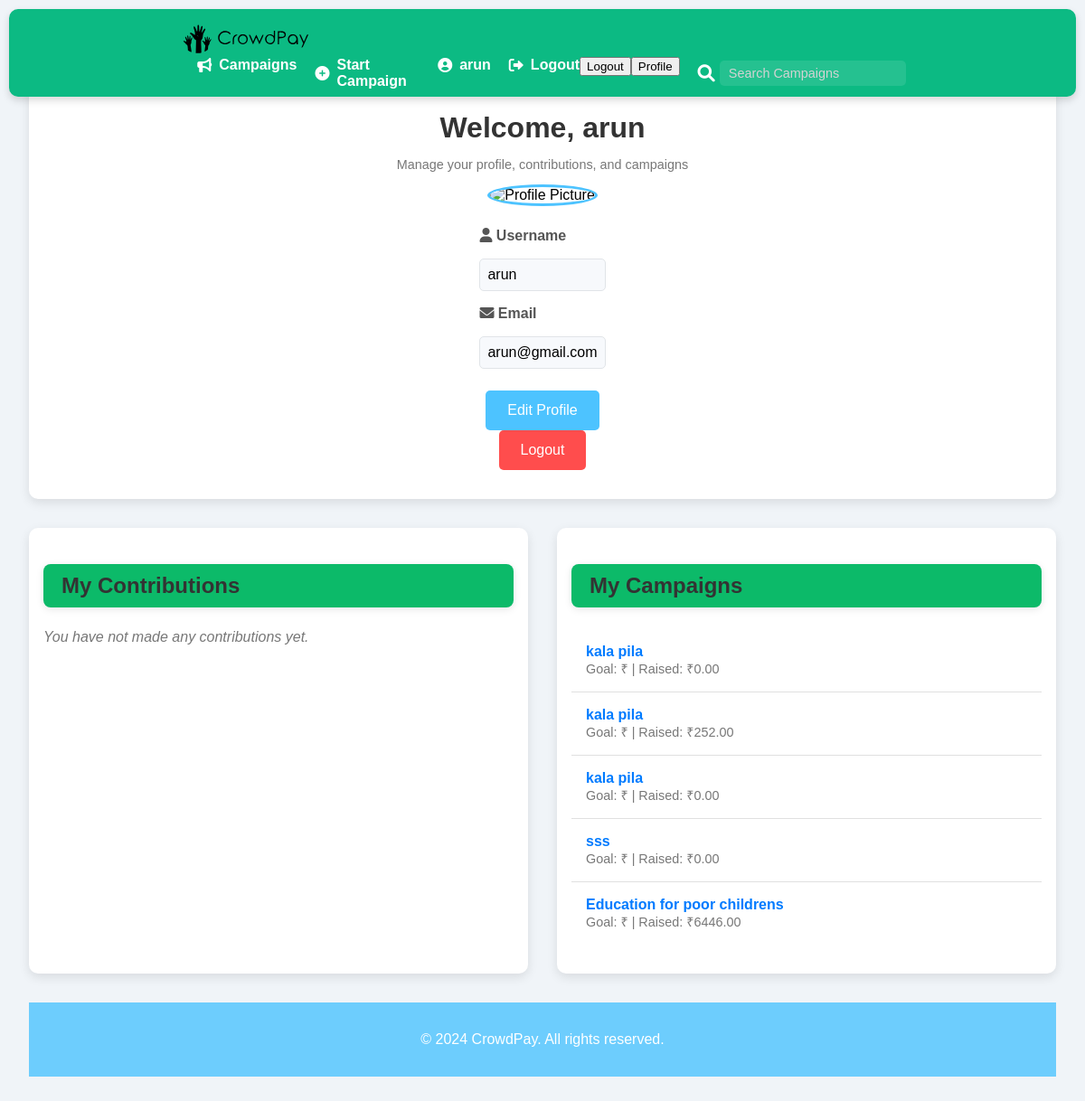
Screenshot of /profile/ (signed in) with the database file from the repository.
### mainapp/models.py (models this page shows, shortened)
class Campaign(models.Model):
    title = models.CharField(max_length=255)
    description = models.TextField()
    goal = models.DecimalField(max_digits=10, decimal_places=2, help_text="Enter amount in rupees")
    raised_amount = models.DecimalField(max_digits=10, decimal_places=2, default=0)
    image = models.ImageField(upload_to='campaign_images/')
    created_at = models.DateTimeField(auto_now_add=True)
    user = models.ForeignKey(User, on_delete=models.CASCADE)
    approved = models.BooleanField(default=False)  # Admin approval field

### mainapp/views.py (the view)
# urls.py: path('profile/', profile_view, name='profile'),
@login_required
def profile_view(request):
    user = request.user
    campaigns = Campaign.objects.filter(user=user)
    contributions = user.payments.all()  # Corrected way to access user's payments
    return render(request, 'profile.html', {
        'user': user,
        'campaigns': campaigns,
        'contributions': contributions
    })

### template/profile.html (shortened to what this page needs)
{% extends 'base.html' %}
{% load static %}
{% block content %}
<link rel="stylesheet" href="https://cdnjs.cloudflare.com/ajax/libs/font-awesome/6.0.0-beta3/css/all.min.css">
<div class="profile-page">
    <div class="profile-card">
        <div class="profile-header">
            <h2>Welcome, {{ user.username }}</h2>
            <p class="subtext">Manage your profile, contributions, and campaigns</p>
        </div>
        <div class="profile-content">
            <div class="profile-picture">
                <img src="{{ user.profile.image.url }}" alt="Profile Picture">
            </div>
            <div class="profile-details">
                <div class="detail-box">
                    <label><i class="fas fa-user"></i> Username</label>
                    <p>{{ user.username }}</p>
                </div>
                <div class="detail-box">
                    <label><i class="fas fa-envelope"></i> Email</label>
                    <p>{{ user.email }}</p>
                </div>
                <div class="profile-actions">
                    <a href="{% url 'edit_profile' %}" class="button edit-btn">Edit Profile</a>
                    <form method="post" action="{% url 'logout' %}" class="logout-form">
                        <button type="submit" class="button logout-btn">Logout</button>
                    </form>
                </div>
            </div>
        </div>
    </div>
    <div class="columns">
        <div class="contributions-box">
            <h3 class="section-header">My Contributions</h3>
            {% if contributions %}
                <ul class="item-list">
                    {% for contribution in contributions %}
                        <li class="item">
                            <strong>Campaign:</strong> {{ contribution.campaign.title }}<br>
                            <strong>Amount:</strong> ₹{{ contribution.amount }}<br>
                            <span class="date">Contributed on {{ contribution.timestamp|date:"M d, Y" }}</span>
                        </li>
                    {% endfor %}
                </ul>
            {% else %}
                <p class="empty-state">You have not made any contributions yet.</p>
            {% endif %}
        </div>
        <div class="campaigns-box">
            <h3 class="section-header">My Campaigns</h3>
            {% if campaigns %}
                <ul class="item-list">
                    {% for campaign in campaigns %}
                        <li class="item">
                            <a href="{% url 'campaign_detail' campaign.id %}" class="campaign-link">{{ campaign.title }}</a><br>
                            <span class="campaign-info">Goal: ₹{{ campaign.goal_amount }} | Raised: ₹{{ campaign.raised_amount }}</span>
                        </li>
                    {% endfor %}
                </ul>
            {% else %}
                <p class="empty-state">You have not created any campaigns yet.</p>
            {% endif %}
        </div>
    </div>
</div>
{% endblock %}

### template/base.html (shortened to what this page needs)
{% load static %}
<!DOCTYPE html>
<html lang="en">
<head>
    <link rel="stylesheet" href="{% static 'css/styles.css' %}">
    <link rel="stylesheet" href="https://cdnjs.cloudflare.com/ajax/libs/font-awesome/6.0.0-beta3/css/all.min.css">
</head>
<body>
    <header>
        <div class="container">
            <a href="{% url 'home' %}" class="logo">
                <img src="{% static 'images/logo.svg' %}" alt="CrowdPay Logo" height="45">
            </a>
            {% if request.resolver_match.url_name != 'login' %}
            <nav>
                <ul>
                    <li><a href="{% url 'campaign_list' %}"><i class="fas fa-bullhorn"></i> Campaigns</a></li>
                    <li><a href="{% url 'create_campaign' %}"><i class="fas fa-plus-circle"></i> Start Campaign</a></li>
                    {% if user.is_authenticated %}
                        <li><a href="{% url 'profile' %}"><i class="fas fa-user-circle"></i> {{ user.username }}</a></li>
                        <li><a href="{% url 'logout' %}"><i class="fas fa-sign-out-alt"></i> Logout</a></li>
                        <form action="{% url 'logout' %}" method="post">
                            <button type="submit" class="profile-button logout-button">Logout</button>
                        </form>
                        <form action="{% url 'profile' %}" method="get">
                            <button type="submit" class="profile-button">Profile</button>
                            </form>
                    {% else %}
                        <li><a href="{% url 'login' %}"><i class="fas fa-sign-in-alt"></i> Login</a></li>
                        <li><a href="{% url 'signup' %}"><i class="fas fa-user-plus"></i> Sign Up</a></li>
                    {% endif %}
                </ul>
                <div class="search-container">
                    <i class="fas fa-search search-icon"></i>
                    <input type="text" placeholder="Search Campaigns">
                </div>
            </nav>
            {% endif %}
        </div>
    </header>
    <main>
        {% block content %}{% endblock %}
    </main>
    {% if request.resolver_match.url_name != 'login' %}
    <footer>
        <div class="container">
            <p>&copy; 2024 CrowdPay. All rights reserved.</p>
        </div>
    </footer>
    {% endif %}
</body>
</html>

### static/css/styles.css (style rules this page uses)
body { font-family: 'Montserrat', sans-serif; margin: 0; padding: 0; background-image: url("/static/images/blue.jpg"); background-size: cover; background-position: center; background-repeat: no-repeat; display: flex; flex-direction: column; height: 100%; }
.section-header { background-color: #0cba69; border-radius: 8px; box-shadow: 0 2px 8px rgba(0, 0, 0, 0.1); padding: 10px 20px; margin-bottom: 10px; }
.container { width: 70%; max-width: 1400px; margin: 0 auto; padding: 0 20px; }
header { background-color: #0cba83; color: #FFFFFF; padding: 0.5em 1em; display: flex; justify-content: space-between; align-items: center; position: fixed; left: 10px; right: 10px; top: 10px; border-radius: 10px; z-index: 70; box-shadow: 0 4px 8px rgba(0, 0, 0, 0.15); }
header .logo { display: flex; align-items: center; margin-right: auto; }
header .logo img { height: 45px; }
nav { margin-left: auto; display: flex; align-items: center; }
nav ul { list-style: none; margin: 0; padding: 0; display: flex; }
nav ul li { margin-left: 20px; position: relative; }
nav ul li a { color: #FFFFFF; text-decoration: none; font-weight: bold; display: flex; align-items: center; transition: color 0.3s, transform 0.2s; }
nav ul li a i { margin-right: 8px; }
.search-container { display: flex; align-items: center; margin-left: 20px; }
.search-icon { color: #FFFFFF; font-size: 1.2em; margin-right: 5px; transition: color 0.3s, transform 0.2s; }
.search-container input[type="text"] { padding: 6px 10px; border: none; border-radius: 5px; outline: none; font-size: 0.9em; background-color: rgba(255, 255, 255, 0.1); color: #FFFFFF; transition: background-color 0.3s, color 0.3s; }
.search-container input[type="text"]::placeholder { color: #D3D3D3; }
main { padding: 2em 0; flex: 1; }
footer { background-color: rgba(77, 195, 255, 0.8); color: white; text-align: center; padding: 1em; }

### template/profile.html (style rules this page uses)
body { background: #f0f4f8; font-family: 'Arial', sans-serif; margin: 0; padding: 2em; display: flex; justify-content: center; }
.profile-page { max-width: 1200px; width: 100%; }
.profile-card { background-color: #ffffff; border-radius: 10px; box-shadow: 0 4px 12px rgba(0, 0, 0, 0.1); padding: 2em; margin-bottom: 2em; text-align: center; }
.profile-header h2 { font-size: 2em; margin-bottom: 0.2em; color: #333; }
.subtext { color: #777; font-size: 0.9em; }
.profile-content { display: flex; flex-direction: column; align-items: center; gap: 1.5em; }
.profile-picture img { width: 150px; height: 150px; border-radius: 50%; border: 3px solid #4dc3ff; object-fit: cover; }
.profile-details .detail-box { text-align: left; margin-bottom: 1em; width: 100%; }
.detail-box label { font-weight: bold; color: #555; display: block; }
.detail-box p { background-color: #f7f9fc; padding: 0.5em; border-radius: 5px; border: 1px solid #e1e4e8; }
.profile-actions { margin-top: 1.5em; }
.button { display: inline-block; padding: 0.8em 1.5em; border-radius: 5px; text-decoration: none; font-size: 1em; transition: background 0.3s; cursor: pointer; }
.edit-btn { background-color: #4dc3ff; color: #fff; border: none; }
.logout-btn { background-color: #ff4d4d; color: #fff; border: none; }
.columns { display: flex; gap: 2em; justify-content: space-between; }
.contributions-box, .campaigns-box { flex: 1; background-color: #fff; border-radius: 10px; box-shadow: 0 4px 12px rgba(0, 0, 0, 0.1); padding: 1em; }
.section-header { font-size: 1.5em; margin-bottom: 1em; color: #333; }
.item-list { list-style-type: none; padding: 0; }
.item { padding: 1em; border-bottom: 1px solid #e0e0e0; }
.item:last-child { border-bottom: none; }
.campaign-link { color: #007bff; font-weight: bold; text-decoration: none; }
.campaign-info { color: #777; font-size: 0.9em; }
.empty-state { color: #777; font-style: italic; }

### rows the page displays
Campaign: title "kala pila", raised_amount "0.00"
Campaign: title "kala pila", raised_amount "252.00"
Campaign: title "kala pila", raised_amount "0.00"
Campaign: title "sss", raised_amount "0.00"
Campaign: title "Education for poor childrens", raised_amount "6446.00"

### other values shown
{{ user.username }} "arun"
{{ user.email }} "arun@gmail.com"
